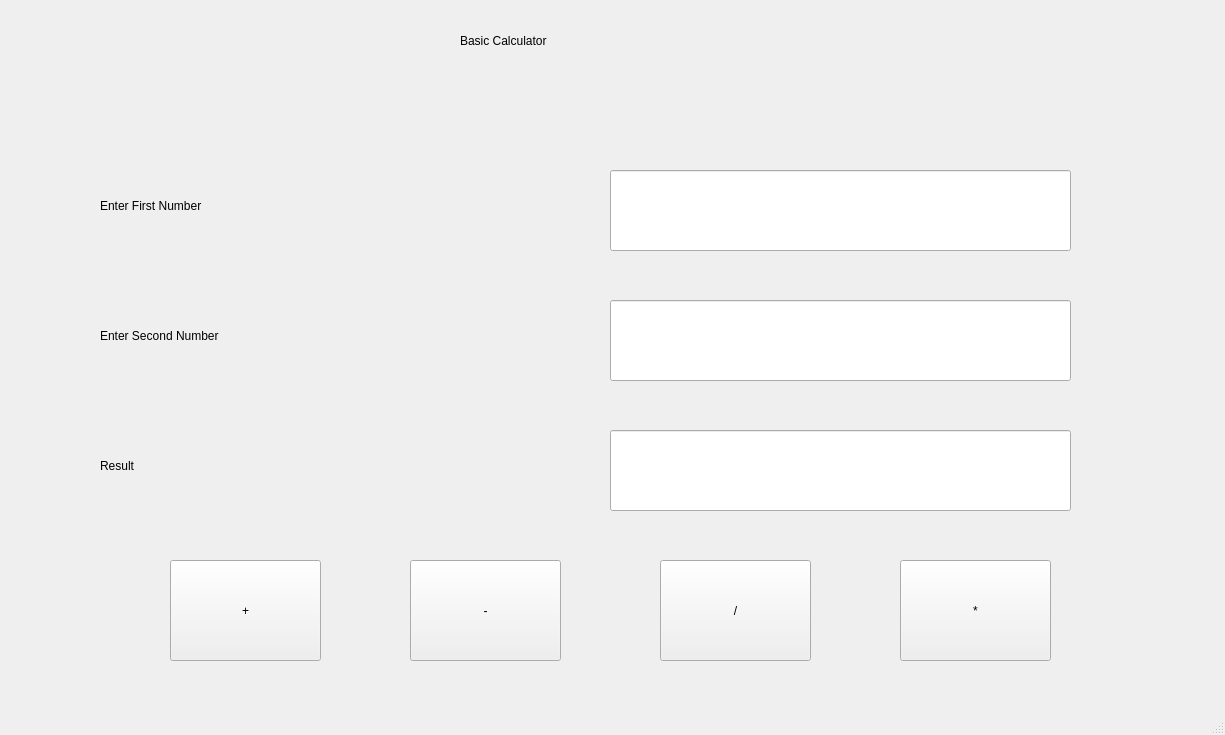
<?xml version="1.0" encoding="UTF-8"?>
<ui version="4.0">
 <class>MainWindow</class>
 <widget class="QMainWindow" name="MainWindow">
  <property name="geometry">
   <rect>
    <x>0</x>
    <y>0</y>
    <width>1225</width>
    <height>735</height>
   </rect>
  </property>
  <property name="windowTitle">
   <string>MainWindow</string>
  </property>
  <widget class="QWidget" name="centralwidget">
   <widget class="QLabel" name="label">
    <property name="geometry">
     <rect>
      <x>460</x>
      <y>10</y>
      <width>321</width>
      <height>61</height>
     </rect>
    </property>
    <property name="styleSheet">
     <string notr="true">font: 20pt &quot;MS Shell Dlg 2&quot;;</string>
    </property>
    <property name="text">
     <string>Basic Calculator</string>
    </property>
   </widget>
   <widget class="QLabel" name="label_2">
    <property name="geometry">
     <rect>
      <x>100</x>
      <y>180</y>
      <width>391</width>
      <height>51</height>
     </rect>
    </property>
    <property name="styleSheet">
     <string notr="true">font: 18pt &quot;MS Shell Dlg 2&quot;;</string>
    </property>
    <property name="text">
     <string>Enter First Number</string>
    </property>
   </widget>
   <widget class="QLabel" name="label_3">
    <property name="geometry">
     <rect>
      <x>100</x>
      <y>310</y>
      <width>391</width>
      <height>51</height>
     </rect>
    </property>
    <property name="styleSheet">
     <string notr="true">font: 18pt &quot;MS Shell Dlg 2&quot;;</string>
    </property>
    <property name="text">
     <string>Enter Second Number</string>
    </property>
   </widget>
   <widget class="QLineEdit" name="lineEdit">
    <property name="geometry">
     <rect>
      <x>610</x>
      <y>170</y>
      <width>461</width>
      <height>81</height>
     </rect>
    </property>
    <property name="styleSheet">
     <string notr="true">font: 20pt &quot;MS Shell Dlg 2&quot;;</string>
    </property>
   </widget>
   <widget class="QLineEdit" name="lineEdit_2">
    <property name="geometry">
     <rect>
      <x>610</x>
      <y>300</y>
      <width>461</width>
      <height>81</height>
     </rect>
    </property>
    <property name="styleSheet">
     <string notr="true">font: 20pt &quot;MS Shell Dlg 2&quot;;</string>
    </property>
   </widget>
   <widget class="QLabel" name="label_4">
    <property name="geometry">
     <rect>
      <x>100</x>
      <y>440</y>
      <width>391</width>
      <height>51</height>
     </rect>
    </property>
    <property name="styleSheet">
     <string notr="true">font: 18pt &quot;MS Shell Dlg 2&quot;;</string>
    </property>
    <property name="text">
     <string>Result</string>
    </property>
   </widget>
   <widget class="QLineEdit" name="lineEdit_3">
    <property name="geometry">
     <rect>
      <x>610</x>
      <y>430</y>
      <width>461</width>
      <height>81</height>
     </rect>
    </property>
    <property name="styleSheet">
     <string notr="true">font: 20pt &quot;MS Shell Dlg 2&quot;;</string>
    </property>
   </widget>
   <widget class="QPushButton" name="pushButton">
    <property name="geometry">
     <rect>
      <x>170</x>
      <y>560</y>
      <width>151</width>
      <height>101</height>
     </rect>
    </property>
    <property name="styleSheet">
     <string notr="true">font: 22pt &quot;MS Shell Dlg 2&quot;;</string>
    </property>
    <property name="text">
     <string>+</string>
    </property>
   </widget>
   <widget class="QPushButton" name="pushButton_2">
    <property name="geometry">
     <rect>
      <x>410</x>
      <y>560</y>
      <width>151</width>
      <height>101</height>
     </rect>
    </property>
    <property name="styleSheet">
     <string notr="true">font: 22pt &quot;MS Shell Dlg 2&quot;;</string>
    </property>
    <property name="text">
     <string>-</string>
    </property>
   </widget>
   <widget class="QPushButton" name="pushButton_3">
    <property name="geometry">
     <rect>
      <x>660</x>
      <y>560</y>
      <width>151</width>
      <height>101</height>
     </rect>
    </property>
    <property name="styleSheet">
     <string notr="true">font: 22pt &quot;MS Shell Dlg 2&quot;;</string>
    </property>
    <property name="text">
     <string>/</string>
    </property>
   </widget>
   <widget class="QPushButton" name="pushButton_4">
    <property name="geometry">
     <rect>
      <x>900</x>
      <y>560</y>
      <width>151</width>
      <height>101</height>
     </rect>
    </property>
    <property name="styleSheet">
     <string notr="true">font: 22pt &quot;MS Shell Dlg 2&quot;;</string>
    </property>
    <property name="text">
     <string>*</string>
    </property>
   </widget>
  </widget>
  <widget class="QMenuBar" name="menubar">
   <property name="geometry">
    <rect>
     <x>0</x>
     <y>0</y>
     <width>1225</width>
     <height>31</height>
    </rect>
   </property>
  </widget>
  <widget class="QStatusBar" name="statusbar"/>
 </widget>
 <resources/>
 <connections/>
</ui>
